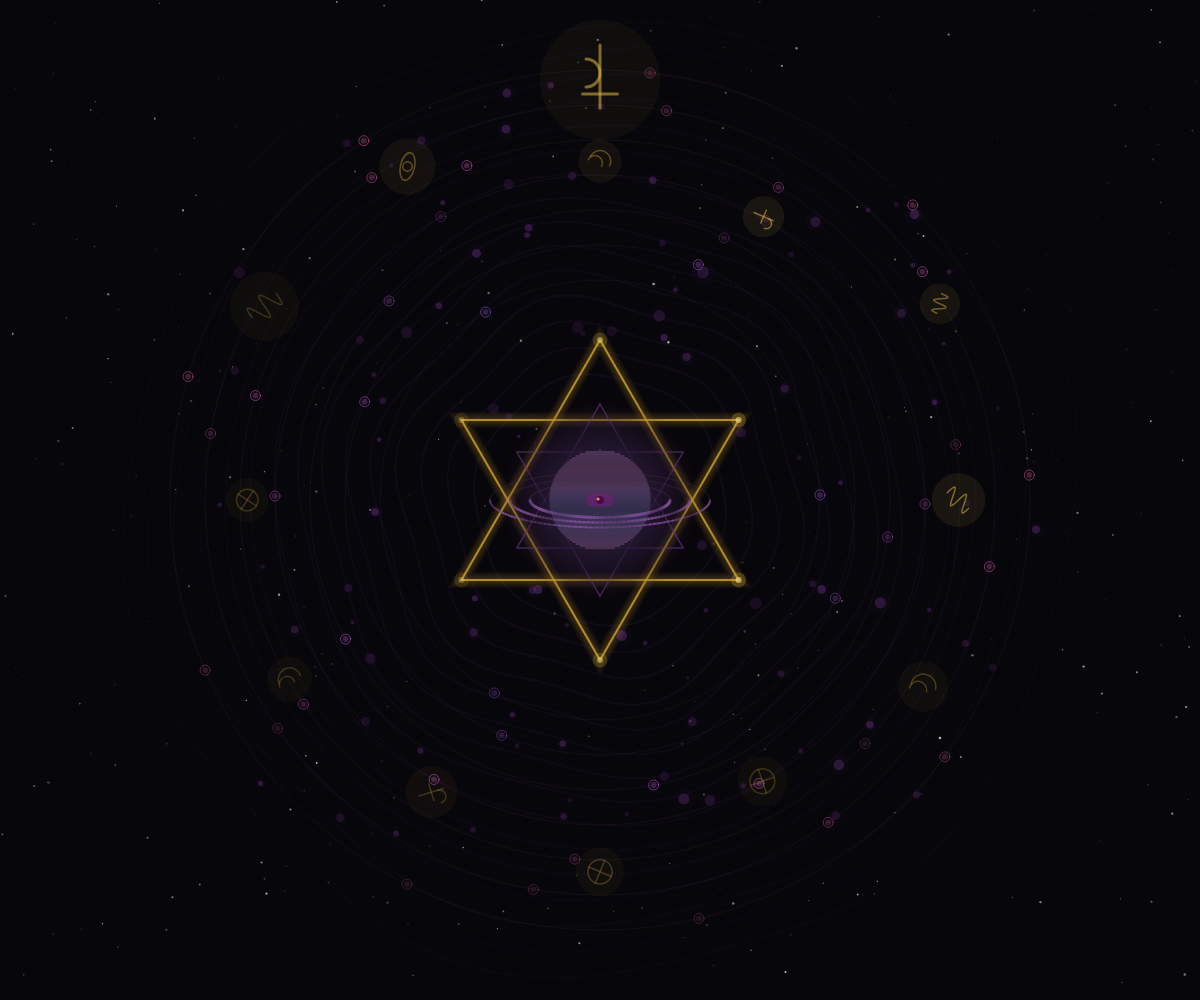
Frame 1 (no input)
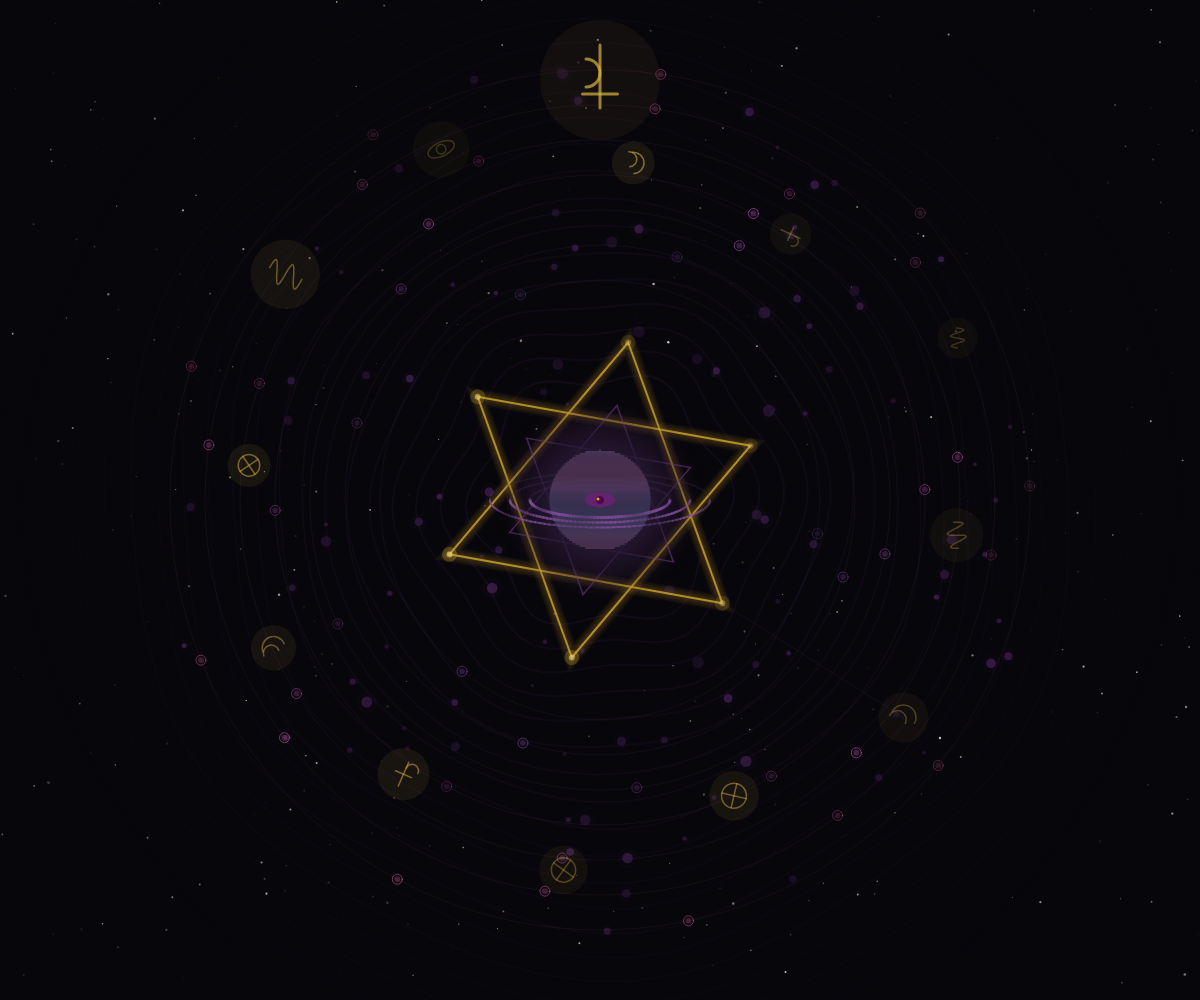
Frame 60 (no input)
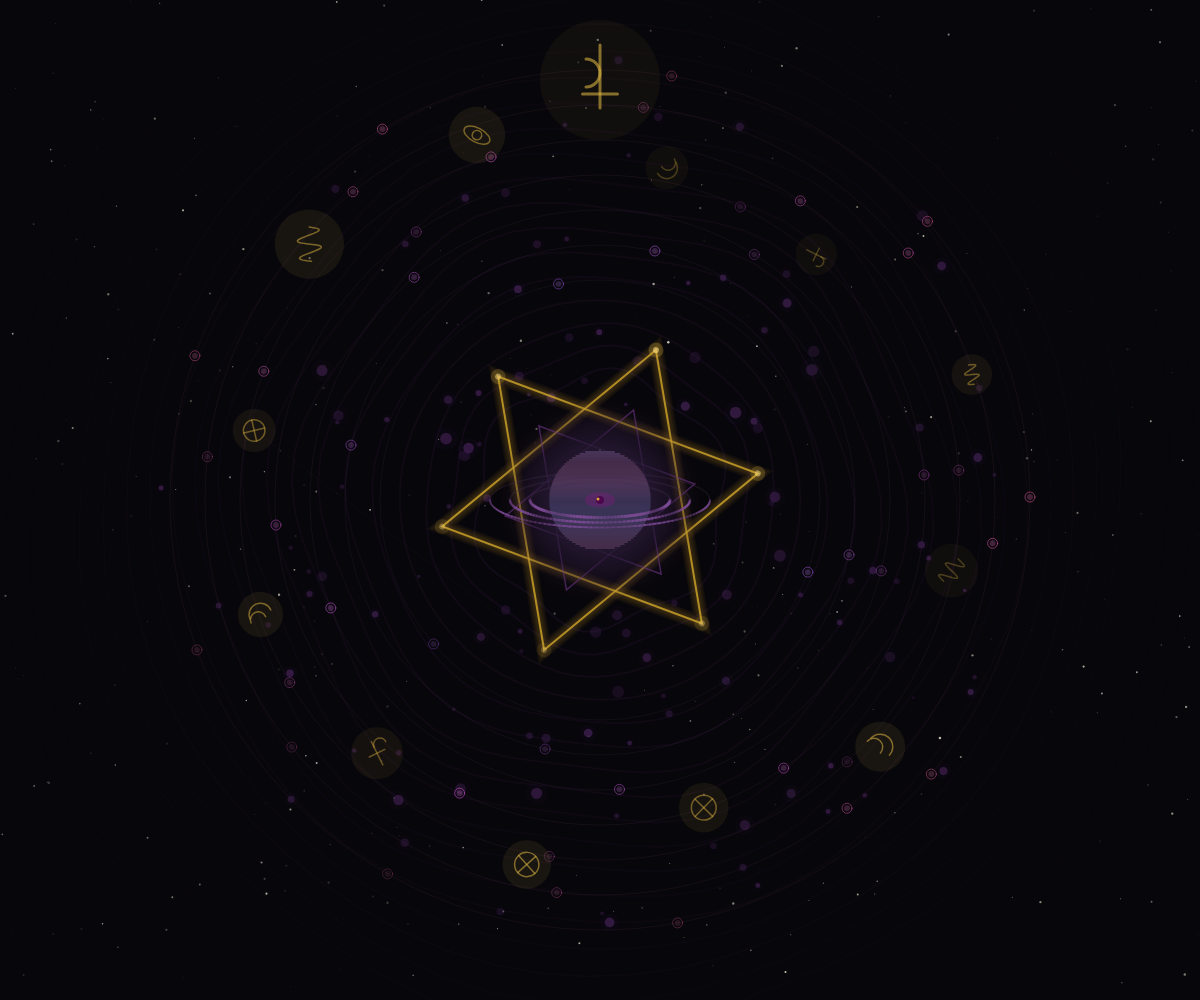
Frame 120 (the mouse pressed at the canvas centre since frame 60)

The p5.js sketch that drew these frames (run headless with seeded random() and noise() and a simulated clock; from frame 60 on, the mouse is pressed at the canvas centre):

// p5.js sketch
// ── sketch.js
// Saturn Occult - Dark Cosmic Ritual
// Saturn as an occult deity with hexagram, alchemical symbols, and dark energy

let stars = [];
let orbits = [];
let sigils = [];
let darkEnergy = [];
let time = 0;
let hexagramAngle = 0;

function setup() {
  createCanvas(windowWidth, windowHeight);
  colorMode(HSB, 360, 100, 100, 100);

  // Create deep space stars
  for (let i = 0; i < 400; i++) {
    stars.push({
      x: random(width),
      y: random(height),
      size: random(0.5, 2.5),
      brightness: random(30, 80),
      twinkleSpeed: random(0.02, 0.1),
      twinkleOffset: random(TWO_PI)
    });
  }

  // Create orbital sigil paths
  for (let i = 0; i < 7; i++) {
    orbits.push({
      radius: 220 + i * 35,
      speed: (0.003 / (i + 1)) * (i % 2 === 0 ? 1 : -1),
      angle: random(TWO_PI),
      sigilCount: 3 + i,
      hue: 270 + i * 10
    });
  }

  // Create floating alchemical sigils
  for (let i = 0; i < 12; i++) {
    sigils.push({
      angle: (TWO_PI / 12) * i,
      radius: random(320, 400),
      type: floor(random(6)),
      rotationSpeed: random(-0.02, 0.02),
      rotation: random(TWO_PI),
      size: random(20, 35),
      pulseOffset: random(TWO_PI)
    });
  }

  // Create dark energy particles
  for (let i = 0; i < 100; i++) {
    darkEnergy.push(createDarkParticle());
  }
}

function createDarkParticle() {
  let angle = random(TWO_PI);
  let radius = random(100, 450);
  return {
    x: cos(angle) * radius,
    y: sin(angle) * radius,
    angle: angle,
    radius: radius,
    speed: random(0.005, 0.02),
    size: random(3, 12),
    alpha: random(20, 60),
    spiralSpeed: random(-0.001, 0.001)
  };
}

function draw() {
  // Deep void background
  background(260, 40, 4);

  // Draw stars
  drawStars();

  translate(width / 2, height / 2);

  // Draw dark energy vortex
  drawDarkVortex();

  // Update and draw dark energy particles
  updateDarkEnergy();

  // Draw orbital circles with sigils
  drawOrbitalRings();

  // Draw the hexagram
  push();
  rotate(hexagramAngle);
  drawHexagram(160);
  pop();

  // Draw Saturn in the center
  drawOccultSaturn();

  // Draw alchemical sigils
  drawAlchemicalSigils();

  // Draw Saturn's symbol prominently
  drawSaturnSymbolLarge();

  // Draw connecting energy lines
  drawEnergyConnections();

  let dt = deltaTime / 1000;
  time += dt;
  hexagramAngle += 0.003 * dt * 60;
}

function drawStars() {
  push();
  noStroke();
  for (let star of stars) {
    let twinkle = sin(time * star.twinkleSpeed + star.twinkleOffset);
    let brightness = star.brightness + twinkle * 20;
    let alpha = 50 + twinkle * 30;
    fill(45, 10, brightness, alpha);
    circle(star.x, star.y, star.size);
  }
  pop();
}

function drawDarkVortex() {
  noFill();
  for (let i = 20; i > 0; i--) {
    let radius = 100 + i * 25;
    let alpha = map(i, 0, 20, 20, 2);
    let distortion = sin(time + i * 0.3) * 10;

    stroke(280, 60, 30, alpha);
    strokeWeight(2);

    beginShape();
    for (let a = 0; a < TWO_PI; a += 0.1) {
      let r = radius + sin(a * 6 + time * 2) * distortion;
      let x = cos(a) * r;
      let y = sin(a) * r;
      vertex(x, y);
    }
    endShape(CLOSE);
  }
}

function updateDarkEnergy() {
  for (let p of darkEnergy) {
    p.angle += p.speed;
    p.radius += p.spiralSpeed * 50;

    // Keep particles in bounds
    if (p.radius < 80 || p.radius > 480) {
      p.spiralSpeed *= -1;
    }

    let x = cos(p.angle) * p.radius;
    let y = sin(p.angle) * p.radius;

    // Draw with ethereal effect
    noStroke();
    fill(270, 70, 20, p.alpha * 0.3);
    circle(x, y, p.size * 2);
    fill(280, 60, 40, p.alpha);
    circle(x, y, p.size);
  }
}

function drawOrbitalRings() {
  for (let orbit of orbits) {
    orbit.angle += orbit.speed;

    // Draw orbital path
    noFill();
    stroke(orbit.hue, 40, 40, 15);
    strokeWeight(1);
    circle(0, 0, orbit.radius * 2);

    // Draw sigils on orbit
    for (let i = 0; i < orbit.sigilCount; i++) {
      let angle = orbit.angle + (TWO_PI / orbit.sigilCount) * i;
      let x = cos(angle) * orbit.radius;
      let y = sin(angle) * orbit.radius;

      let pulse = sin(time * 3 + i) * 0.3 + 0.7;

      fill(orbit.hue, 50, 60, 40 * pulse);
      noStroke();
      circle(x, y, 6);

      stroke(orbit.hue, 60, 80, 60 * pulse);
      strokeWeight(1);
      noFill();
      circle(x, y, 10);
    }
  }
}

function drawHexagram(size) {
  // Hexagram (Star of David / Seal of Solomon) - associated with Saturn in occultism

  // Outer glow
  noFill();
  for (let g = 8; g > 0; g--) {
    stroke(45, 70, 60, 5);
    strokeWeight(g * 2);
    drawHexagramShape(size);
  }

  // Main hexagram
  stroke(45, 80, 90, 70);
  strokeWeight(2);
  drawHexagramShape(size);

  // Inner hexagram
  stroke(280, 60, 70, 50);
  strokeWeight(1.5);
  drawHexagramShape(size * 0.6);

  // Points glow
  for (let i = 0; i < 6; i++) {
    let angle = (TWO_PI / 6) * i - HALF_PI;
    let x = cos(angle) * size;
    let y = sin(angle) * size;
    let pulse = sin(time * 4 + i) * 0.3 + 0.7;

    noStroke();
    fill(45, 70, 80, 30 * pulse);
    circle(x, y, 15);
    fill(45, 50, 100, 60 * pulse);
    circle(x, y, 6);
  }
}

function drawHexagramShape(size) {
  // Two overlapping triangles
  noFill();

  // Upward triangle
  beginShape();
  for (let i = 0; i < 3; i++) {
    let angle = (TWO_PI / 3) * i - HALF_PI;
    vertex(cos(angle) * size, sin(angle) * size);
  }
  endShape(CLOSE);

  // Downward triangle
  beginShape();
  for (let i = 0; i < 3; i++) {
    let angle = (TWO_PI / 3) * i + HALF_PI;
    vertex(cos(angle) * size, sin(angle) * size);
  }
  endShape(CLOSE);
}

function drawOccultSaturn() {
  // Saturn as dark sphere with mystical rings

  // Dark aura
  noStroke();
  for (let i = 15; i > 0; i--) {
    let alpha = map(i, 0, 15, 25, 0);
    fill(270, 50, 20, alpha);
    circle(0, 0, 100 + i * 8);
  }

  // Saturn body - dark and mysterious
  for (let i = 0; i < 50; i++) {
    let y = map(i, 0, 50, -50, 50);
    let bandWidth = sqrt(2500 - y * y) * 2;

    let bandNoise = noise(i * 0.1, time * 0.3);
    let hue = 270 + sin(i * 0.15) * 20;
    let bri = 25 + bandNoise * 15;

    stroke(hue, 40, bri);
    strokeWeight(2);
    line(-bandWidth / 2, y, bandWidth / 2, y);
  }

  // Mysterious eye in center
  let eyePulse = sin(time * 2) * 0.2 + 0.8;
  fill(300, 80, 50, 60 * eyePulse);
  noStroke();
  ellipse(0, 0, 30, 15);
  fill(300, 90, 30);
  circle(0, 0, 8);
  fill(45, 80, 100, 80);
  circle(-2, -1, 3);

  // Saturn's rings (tilted, dark)
  drawOccultRings();
}

function drawOccultRings() {
  noFill();

  for (let r = 0; r < 3; r++) {
    let ringRadius = 70 + r * 20;

    // Front of rings - draw as individual line segments for varying alpha
    strokeWeight(3 - r * 0.5);
    for (let a = 0; a < PI; a += 0.05) {
      let alpha = 50 + sin(a * 8 + time * 3) * 20;
      stroke(280, 50, 60, alpha);
      let x1 = cos(a) * ringRadius;
      let y1 = sin(a) * ringRadius * 0.25;
      let x2 = cos(a + 0.05) * ringRadius;
      let y2 = sin(a + 0.05) * ringRadius * 0.25;
      line(x1, y1, x2, y2);
    }

    // Back of rings (behind planet)
    stroke(280, 40, 30, 30);
    strokeWeight(2 - r * 0.3);
    arc(0, 0, ringRadius * 2, ringRadius * 0.5, PI, TWO_PI);
  }
}

function drawAlchemicalSigils() {
  for (let sigil of sigils) {
    sigil.rotation += sigil.rotationSpeed;
    let pulse = sin(time * 2 + sigil.pulseOffset) * 0.3 + 0.7;

    let x = cos(sigil.angle + time * 0.1) * sigil.radius;
    let y = sin(sigil.angle + time * 0.1) * sigil.radius;

    push();
    translate(x, y);
    rotate(sigil.rotation);

    // Glow
    noStroke();
    fill(45, 60, 50, 15 * pulse);
    circle(0, 0, sigil.size * 2);

    // Draw sigil based on type
    stroke(45, 70, 80, 60 * pulse);
    strokeWeight(1.5);
    noFill();

    switch (sigil.type) {
      case 0: // Earth (inverted triangle with line)
        triangle(0, -sigil.size / 2, -sigil.size / 2, sigil.size / 2, sigil.size / 2, sigil.size / 2);
        line(-sigil.size / 3, sigil.size / 6, sigil.size / 3, sigil.size / 6);
        break;
      case 1: // Saturn cross
        line(0, -sigil.size / 2, 0, sigil.size / 2);
        line(-sigil.size / 3, 0, sigil.size / 3, 0);
        arc(sigil.size / 4, -sigil.size / 4, sigil.size / 2, sigil.size / 2, -PI, 0);
        break;
      case 2: // Circle with cross
        circle(0, 0, sigil.size);
        line(0, -sigil.size / 2, 0, sigil.size / 2);
        line(-sigil.size / 2, 0, sigil.size / 2, 0);
        break;
      case 3: // Crescent
        arc(0, 0, sigil.size, sigil.size, QUARTER_PI, PI + QUARTER_PI);
        arc(sigil.size / 4, 0, sigil.size * 0.7, sigil.size * 0.7, QUARTER_PI, PI + QUARTER_PI);
        break;
      case 4: // Serpent
        noFill();
        beginShape();
        for (let t = 0; t < TWO_PI; t += 0.2) {
          let sx = sin(t * 2) * sigil.size / 3;
          let sy = map(t, 0, TWO_PI, -sigil.size / 2, sigil.size / 2);
          vertex(sx, sy);
        }
        endShape();
        break;
      case 5: // Eye
        ellipse(0, 0, sigil.size, sigil.size / 2);
        circle(0, 0, sigil.size / 3);
        break;
    }

    pop();
  }
}

function drawSaturnSymbolLarge() {
  // Large Saturn symbol at top
  push();
  translate(0, -height / 2 + 80);

  let pulse = sin(time * 1.5) * 0.2 + 0.8;

  // Glow
  noStroke();
  fill(45, 60, 50, 10 * pulse);
  circle(0, 0, 120);

  stroke(45, 70, 85, 70 * pulse);
  strokeWeight(3);
  noFill();

  // Saturn symbol (stylized h with cross)
  let s = 35;
  // Vertical line
  line(0, -s, 0, s * 0.8);
  // Horizontal cross
  line(-s * 0.5, s * 0.4, s * 0.5, s * 0.4);
  // Curved hook
  arc(-s * 0.4, -s * 0.2, s * 0.8, s * 0.8, -HALF_PI, HALF_PI);

  pop();
}

function drawEnergyConnections() {
  // Subtle energy lines connecting various elements
  stroke(280, 50, 50, 10 + sin(time * 2) * 5);
  strokeWeight(1);

  // Connect hexagram points to sigils occasionally
  if (frameCount % 3 === 0) {
    let hexPoint = floor(random(6));
    let sigilIndex = floor(random(sigils.length));
    let sigil = sigils[sigilIndex];

    let hAngle = (TWO_PI / 6) * hexPoint - HALF_PI + hexagramAngle;
    let hx = cos(hAngle) * 160;
    let hy = sin(hAngle) * 160;

    let sx = cos(sigil.angle + time * 0.1) * sigil.radius;
    let sy = sin(sigil.angle + time * 0.1) * sigil.radius;

    line(hx, hy, sx, sy);
  }
}

function windowResized() {
  resizeCanvas(windowWidth, windowHeight);

  // Redistribute stars
  for (let star of stars) {
    star.x = random(width);
    star.y = random(height);
  }
}

function mousePressed() {
  // Create burst of dark energy
  for (let i = 0; i < 15; i++) {
    let p = createDarkParticle();
    let angle = random(TWO_PI);
    let dist = random(20, 80);
    p.x = mouseX - width / 2 + cos(angle) * dist;
    p.y = mouseY - height / 2 + sin(angle) * dist;
    p.radius = dist + 100;
    p.angle = atan2(p.y, p.x);
    darkEnergy.push(p);
  }

  // Remove old particles if too many
  while (darkEnergy.length > 200) {
    darkEnergy.shift();
  }
}
